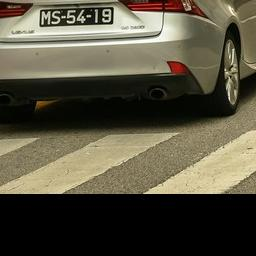
#> input picture Computer_Vision/Homework_CV/homework_5/puzzle/china_shuffle/0.jpg, 256 x 256 px; its folder holds 4 pictures in this run
$ jupyter execute niy.ipynb
#> lines starting #> are read from the running program, lines starting #| are printed output that depends on the picture
[cell 1]
import cv2
import numpy as np
import os
from glob import glob
import matplotlib.pyplot as plt

# [23 lines left out: functions apply_transformation, construct_offset_transformation, find_offset_ransac, not called in this run]

def get_shift(first, second):

    # [20 lines of commented-out code are left out]

    nfetures = first.size // second.size * 200

    hyp_params2 = dict(
    nfeatures = 200,
    nOctaveLayers = 3,
    contrastThreshold = 0.03,
    edgeThreshold = 10,
    sigma = 1.6)

    hyp_params1 = dict(
    nfeatures = nfetures,
    nOctaveLayers = 3,
    contrastThreshold = 0.03,
    edgeThreshold = 10,
    sigma = 1.6)
    sift2 = cv2.SIFT_create(**hyp_params2)
    sift1 = cv2.SIFT_create(**hyp_params1)

    FLANN_INDEX_KDTREE = 2
    index_params = dict(algorithm=2, trees=15)
    search_params = dict(checks=150)
    flann = cv2.FlannBasedMatcher(index_params, search_params)

    kp1, des1 = sift1.detectAndCompute(first, None)
    kp2, des2 = sift2.detectAndCompute(second, None)

    if des2 is None or des1 is  None:
        return None

    try:
        matches = flann.knnMatch(des1, des2, k=2)
        ratio_thresh = 0.4
        good_matches = []
        for m, n in matches:
            if m.distance < ratio_thresh * n.distance:
                good_matches.append(m)
    except:
        return None
    if len(good_matches) == 0:
        return None
    points = np.array([[kp1[m.queryIdx].pt[1], kp1[m.queryIdx].pt[0], 1] for m in good_matches])
    transformed_points = np.array([[kp2[m.trainIdx ].pt[1], kp2[m.trainIdx ].pt[0], 1] for m in good_matches])

    shift = find_offset_ransac(transformed_points, points)
    if shift is not None:
        shift[0] = round(shift[0])
        shift[1] = round(shift[1])
    return shift


def are_shifted(first, second):
    shift = get_shift(first, second)
    if shift is None:
        return False
    return True


# [35 lines left out: functions stitch_images_right_down, stitch_images, not called in this run]


image_paths = []
# puzzle_dir = 'puzzle/su_fighter_shuffle'
puzzle_dir = 'puzzle/china_shuffle'
# puzzle_dir = 'puzzle/home_shuffle' # не работает
image_paths.extend(glob(os.path.join(puzzle_dir, "*.jpg")))

images = [cv2.imread(image_path) for image_path in image_paths]
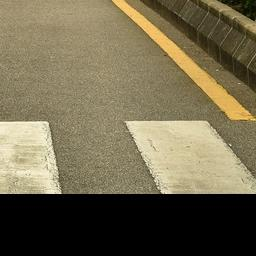
#> input picture Computer_Vision/Homework_CV/homework_5/puzzle/china_shuffle/1.jpg, 256 x 256 px
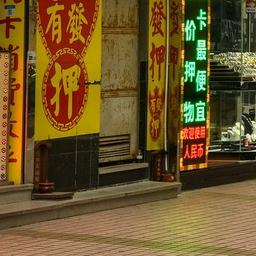
#> input picture Computer_Vision/Homework_CV/homework_5/puzzle/china_shuffle/10.jpg, 256 x 256 px
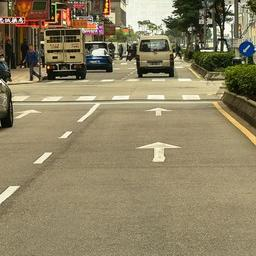
#> input picture Computer_Vision/Homework_CV/homework_5/puzzle/china_shuffle/11.jpg, 256 x 256 px
#> images = 4 items

index = [*range(len(images))]
#> index = [0, 1, 2, 3]
base_image = images[0]
#> base_image is the input picture: shape (256, 256, 3); mean B, G, R 65.1, 82.5, 87.3
index.remove(0)

while len(index) > 0:
    breaked = False
    # cv2.imshow('base_image', base_image)
    # cv2.waitKey(0)
    # cv2.destroyAllWindows()
    for i in index:
        img = images[i]
        if are_shifted(base_image, img):
            breaked = True
            base_image = stitch_images(base_image, img )
            index.remove(i)
            break
    if breaked:
        continue
    else:
        print("can't solve puzzle")
        break
#> this loop made 1 pass
#| can't solve puzzle
#> after the loop, index = [1, 2, 3]


base_image = cv2.cvtColor(base_image, cv2.COLOR_BGR2RGB)
plt.imshow(base_image)
plt.axis('off')
plt.show()
